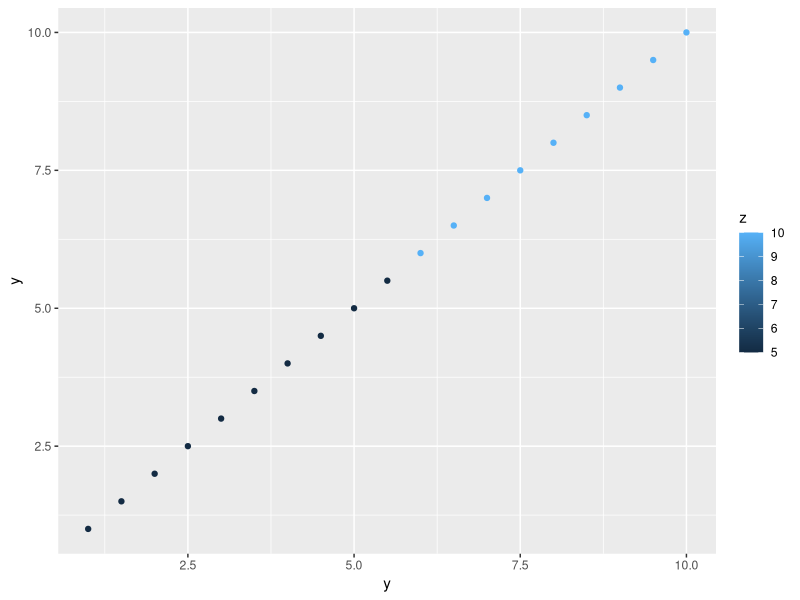

Generate this figure with R:
x <- seq(from = 1, to = 10, by = 0.5)
y <- seq(from = 1, to = 10, by = 0.5)
z <- c(5, 5, 5, 5, 5, 5, 5, 5, 5, 5, 10, 10, 10, 10, 10, 10, 10, 10, 10)

library(tidyverse)
tib <- tibble(x, y, z)

ggplot(data = tib, 
       aes(x = y, y = y)) +
  geom_point(
    aes(color = z))
             